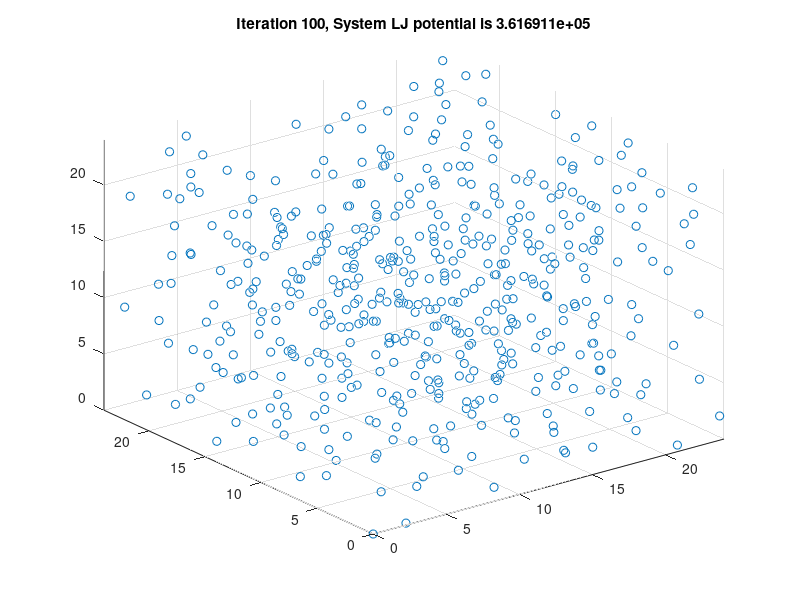

This chart was generated by the following MATLAB code: (Note: this script raises an error after producing the figure.)
load('LJArgon_500_100iteration.mat');
num_iteration = 1000;
xbound = 24;
ybound = 24;
zbound = 24;

figure(1);
for i = 1:num_iteration
    scatter3(position_data_history(i,:,1),position_data_history(i,:,2),position_data_history(i,:,3));
    set(gca,'XLim',[0 xbound],'YLim',[0 ybound],'ZLim',[0 zbound])
    LJ_energy = sum(position_data_history(i,:,4)) / 2;
    title_str = sprintf('Iteration %d, System LJ potential is %e', i, LJ_energy);
    title(title_str);
    pause(1.5);
end